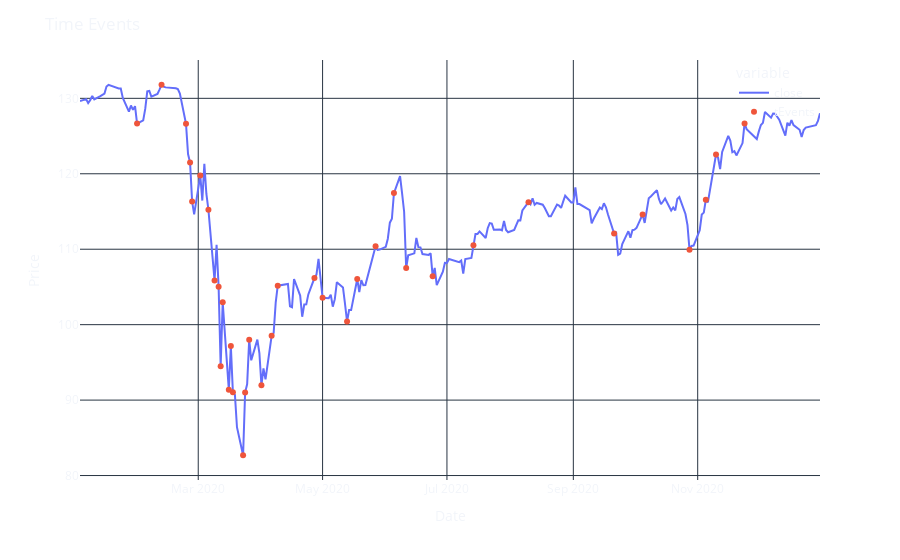

The cell this chart's notebook holds for it:
### Markdown cell above
## Event Detection and Triple Barrier Method

### Code cell
# Time events and triple barrier
timeevents = symmetric_cusum_filter(close, 5)

# Plotting the time events
fig = close.plot()
fig.add_trace(go.Scatter(x=timeevents, y=close[timeevents], mode="markers", name="tEvents"))
update_figure_layout(fig, "Time Events", "Date", "Price")
fig.show()

### Figure 1 — Plotly figure (JSON) as saved in the notebook; plotly's stock layout.template omitted (floating-point values rounded to 4 significant figures; data arrays with more than 128 entries replaced by an {"elided": "..."} marker saying what was removed)
{"data": [{"hovertemplate": "variable=close<br>dates=%{x}<br>value=%{y}<extra></extra>", "legendgroup": "close", "line": {"color": "#636efa", "dash": "solid"}, "marker": {"symbol": "circle"}, "mode": "lines", "name": "close", "orientation": "v", "showlegend": true, "type": "scatter", "x": {"elided": "244 str values"}, "xaxis": "x", "y": {"elided": "244 float values"}, "yaxis": "y"}, {"mode": "markers", "name": "tEvents", "type": "scatter", "x": ["2020-01-31T00:00:00", "2020-02-12T00:00:00", "2020-02-24T00:00:00", "2020-02-26T00:00:00", "2020-02-27T00:00:00", "2020-03-02T00:00:00", "2020-03-06T00:00:00", "2020-03-09T00:00:00", "2020-03-11T00:00:00", "2020-03-12T00:00:00", "2020-03-13T00:00:00", "2020-03-16T00:00:00", "2020-03-17T00:00:00", "2020-03-18T00:00:00", "2020-03-23T00:00:00", "2020-03-24T00:00:00", "2020-03-26T00:00:00", "2020-04-01T00:00:00", "2020-04-06T00:00:00", "2020-04-09T00:00:00", "2020-04-27T00:00:00", "2020-05-01T00:00:00", "2020-05-13T00:00:00", "2020-05-18T00:00:00", "2020-05-27T00:00:00", "2020-06-05T00:00:00", "2020-06-11T00:00:00", "2020-06-24T00:00:00", "2020-07-14T00:00:00", "2020-08-10T00:00:00", "2020-09-21T00:00:00", "2020-10-05T00:00:00", "2020-10-28T00:00:00", "2020-11-05T00:00:00", "2020-11-10T00:00:00", "2020-11-24T00:00:00"], "y": [126.7, 131.8, 126.6, 121.5, 116.3, 119.8, 115.2, 105.9, 105.0, 94.5, 103.0, 91.38, 97.17, 91.03, 82.69, 91, 98.01, 91.96, 98.52, 105.2, 106.2, 103.6, 100.4, 106.1, 110.4, 117.4, 107.5, 106.4, 110.5, 116.2, 112.1, 114.6, 109.9, 116.6, 122.5, 126.7]}], "layout": {"legend": {"title": {"text": "variable"}, "tracegroupgap": 0, "x": 1, "xanchor": "auto", "y": 1, "yanchor": "auto"}, "margin": {"t": 60}, "paper_bgcolor": "rgba(0,0,0,0)", "plot_bgcolor": "rgba(0,0,0,0)", "title": {"text": "Time Events"}, "xaxis": {"anchor": "y", "domain": [0, 1], "title": {"text": "Date"}}, "yaxis": {"anchor": "x", "domain": [0, 1], "title": {"text": "Price"}}}}
